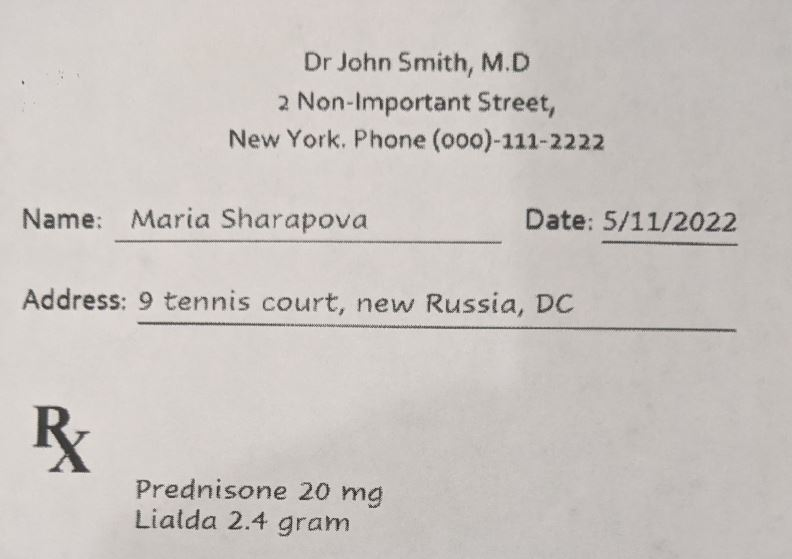
#> input picture backend/notebooks/clear_image.jpg, 792 x 559 px
$ python -i util.py   (imports and definitions only)
#> lines starting #> are read from the running program, lines starting #| are printed output that depends on the picture; after the words box and inside, x2 and y2 are one past the last pixel; in counts of white or black regions, pixels touching at a corner belong together
#> further down, picture is the input picture: shape (559, 792, 3); mean B, G, R 192.3, 196, 201.3
import numpy as np
import cv2
from PIL import Image
def preprocess_image(img):
    gray = cv2.cvtColor(np.array(img), cv2.COLOR_BGR2GRAY)
    resized = cv2.resize(gray, None, fx = 1.5, fy = 1.5, interpolation = cv2.INTER_LINEAR)
    processed_image = cv2.adaptiveThreshold(
        resized,
        255,
        cv2.ADAPTIVE_THRESH_GAUSSIAN_C,
        cv2.THRESH_BINARY,
        61,
        11
    )
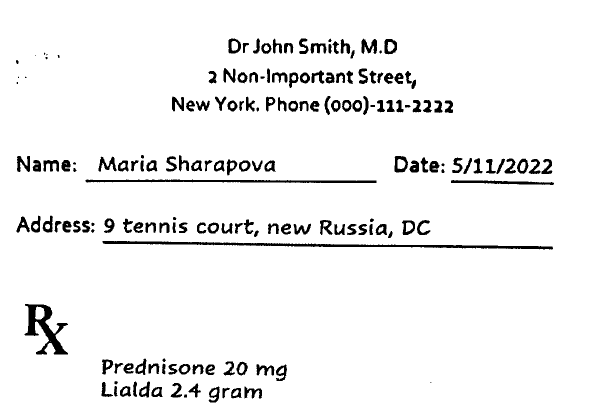
#> processed_image: shape (838, 1188) (shown at 1/2 size); 94.9% white; 178 black regions (9 under 20 px), largest, box (x1, y1, x2, y2) and area: (205, 482, 1106, 499) 4627, (49, 608, 136, 709) 3227, (171, 359, 753, 366) 2600
    return processed_image

>>> import cv2
>>> picture = cv2.imread('../notebooks/clear_image.jpg')
>>> result = preprocess_image(picture)

$ run again, on backend/notebooks/dark_image.jpg
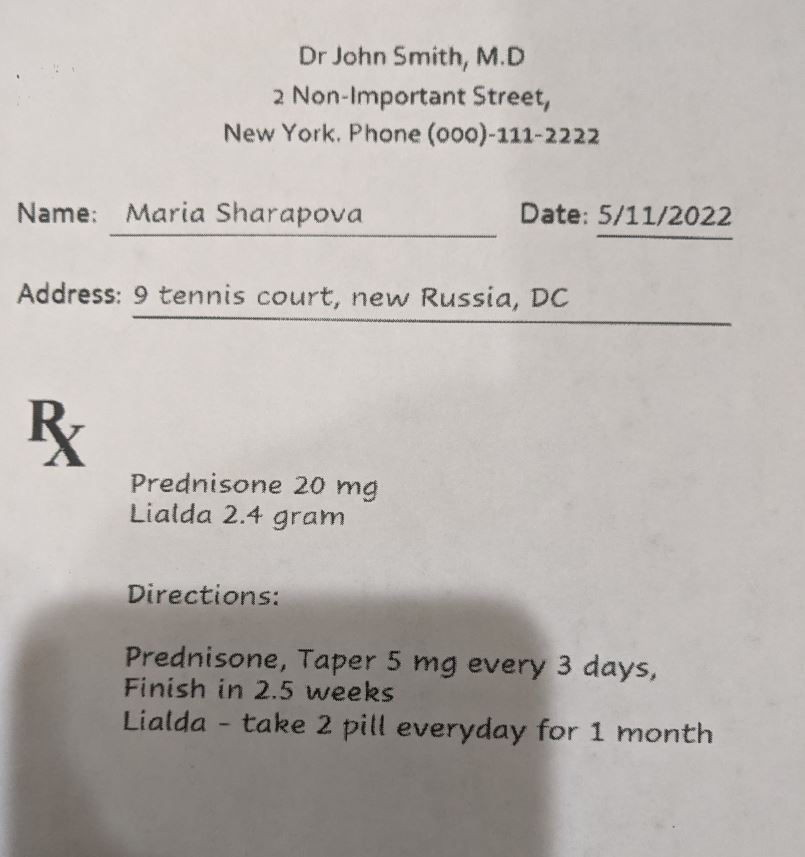
#> input picture backend/notebooks/dark_image.jpg, 805 x 857 px
#> picture is the input picture: shape (857, 805, 3); mean B, G, R 175.6, 179.3, 184.5
#> in preprocess_image, `processed_image = cv2.adaptiveThreshold( resized, 255, cv2.ADAPTIVE_TH..`:
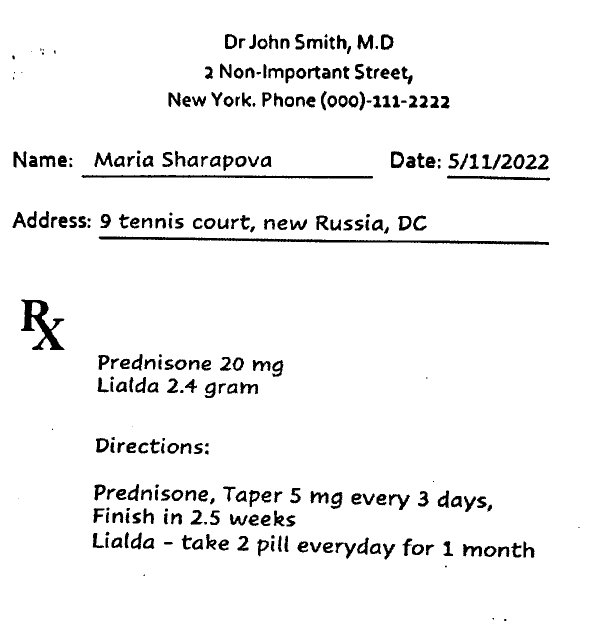
#> processed_image: shape (1286, 1208) (shown at 1/2 size); 95.2% white; 284 black regions (19 under 20 px), largest, box (x1, y1, x2, y2) and area: (197, 473, 1098, 490) 4625, (42, 599, 129, 700) 3233, (163, 350, 746, 357) 2617
